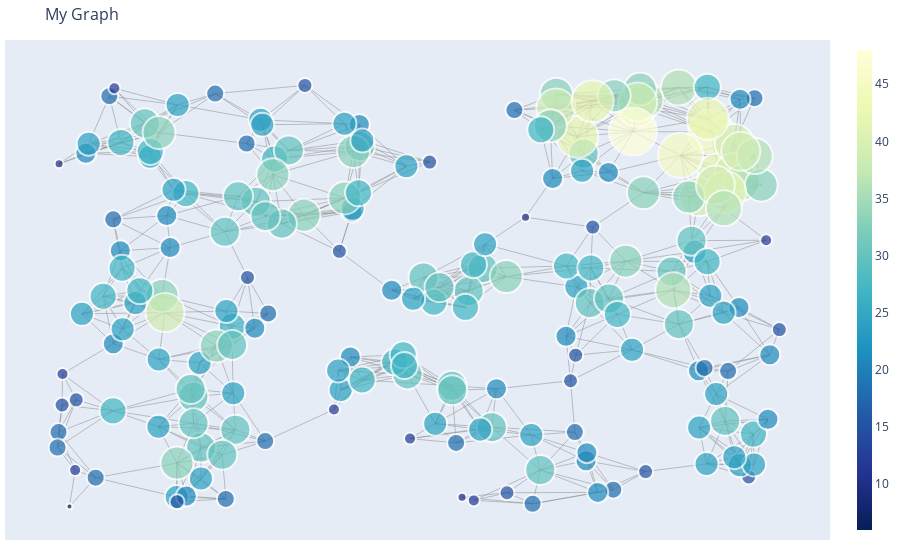

Notebook source saved alongside this figure:
### Code cell
color_list = []
sizing_list = []

for node in G.nodes():
    size_and_color = G.degree(node) * 3

    color_list.append(size_and_color)
    sizing_list.append(size_and_color)

ig.plot(
    G,
    title="My Graph",
    size_method=sizing_list, # Makes node sizes the size of the "prop" property
    color_method=color_list, # Colors the nodes based off the "prop" property and a color scale,
    node_text=["prop"], # Adds the 'prop' property to the hover text of the node
)

### Figure 1 — Plotly figure (JSON) as saved in the notebook; plotly's stock layout.template omitted (floating-point values rounded to 4 significant figures; data arrays with more than 128 entries replaced by an {"elided": "..."} marker saying what was removed)
{"data": [{"hoverinfo": "none", "line": {"color": "#888", "width": 0.5}, "mode": "lines", "type": "scatter", "x": {"elided": "2562 float values"}, "y": {"elided": "2562 float values"}}, {"hoverinfo": "text", "marker": {"color": {"elided": "200 int values"}, "colorbar": {"thickness": 15, "title": {"side": "right", "text": ""}, "xanchor": "left"}, "colorscale": [[0, "rgb(255,255,217)"], [0.125, "rgb(237,248,177)"], [0.25, "rgb(199,233,180)"], [0.375, "rgb(127,205,187)"], [0.5, "rgb(65,182,196)"], [0.625, "rgb(29,145,192)"], [0.75, "rgb(34,94,168)"], [0.875, "rgb(37,52,148)"], [1, "rgb(8,29,88)"]], "line": {"width": 2}, "reversescale": true, "showscale": true, "size": {"elided": "200 int values"}}, "mode": "markers", "text": {"elided": "200 str values"}, "type": "scatter", "x": {"elided": "200 float values"}, "y": {"elided": "200 float values"}}], "layout": {"annotations": [{"showarrow": false, "text": "", "x": 0.005, "xref": "paper", "y": -0.002, "yref": "paper"}], "hovermode": "closest", "margin": {"b": 20, "l": 5, "r": 5, "t": 40}, "showlegend": false, "title": {"font": {"size": 16}, "text": "My Graph"}, "xaxis": {"showgrid": false, "showticklabels": false, "zeroline": false}, "yaxis": {"showgrid": false, "showticklabels": false, "zeroline": false}}}
